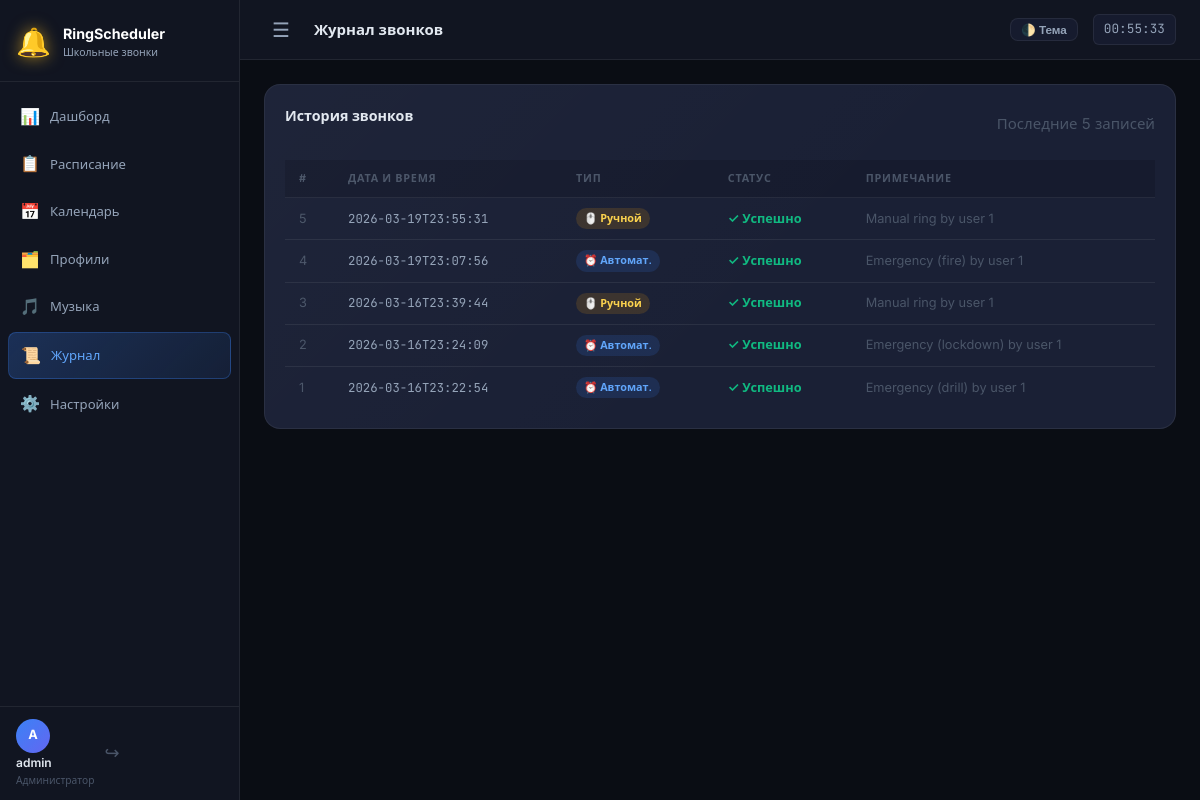
The app's page /log (signed in) with its own data.
### tables this page shows
CREATE TABLE users (
            id INTEGER PRIMARY KEY AUTOINCREMENT,
            username TEXT UNIQUE NOT NULL,
            password_hash TEXT NOT NULL,
            is_admin INTEGER NOT NULL DEFAULT 0
        );

CREATE TABLE ring_log (
            id INTEGER PRIMARY KEY AUTOINCREMENT,
            profile_id INTEGER,
            bell_id INTEGER,
            triggered_at TEXT NOT NULL,
            trigger_type TEXT DEFAULT 'auto',
            success INTEGER DEFAULT 1,
            notes TEXT DEFAULT ''
        );

### app.py (the view)
    @app.route("/log")
    @login_required
    def log_view():
        ring_log = db.get_ring_log(100)
        return render_template("log.html", ring_log=ring_log)

### auth.py (called while the page is built)
def login_required(f):
    @functools.wraps(f)
    def decorated(*args, **kwargs):
        if SESSION_KEY not in session:
            return redirect(url_for("auth.login", next=request.path))
        user = db.get_user_by_id(session[SESSION_KEY])
        if not user:
            session.clear()
            return redirect(url_for("auth.login"))
        g.user = user
        return f(*args, **kwargs)
    return decorated

### database.py (called while the page is built)
def get_db():
    conn = sqlite3.connect(DB_PATH)
    conn.row_factory = sqlite3.Row
    conn.execute("PRAGMA journal_mode=WAL")
    conn.execute("PRAGMA foreign_keys=ON")
    return conn

def get_user_by_id(uid):
    conn = get_db()
    row = conn.execute("SELECT * FROM users WHERE id = ?", (uid,)).fetchone()
    conn.close()
    return dict(row) if row else None

def get_ring_log(limit=50):
    conn = get_db()
    rows = conn.execute(
        "SELECT * FROM ring_log ORDER BY id DESC LIMIT ?", (limit,)
    ).fetchall()
    conn.close()
    return [dict(r) for r in rows]

### templates/log.html (shortened to what this page needs)
{% extends "base.html" %}
{% block page_title %}Журнал звонков{% endblock %}
{% block content %}
<div class="card">
    <div class="card-header-row">
        <h3 class="card-title">История звонков</h3>
        <span class="text-muted">Последние {{ ring_log|length }} записей</span>
    </div>
    {% if ring_log %}
    <div class="table-responsive">
        <table class="data-table">
            <thead>
                <tr>
                    <th>#</th>
                    <th>Дата и время</th>
                    <th>Тип</th>
                    <th>Статус</th>
                    <th>Примечание</th>
                </tr>
            </thead>
            <tbody>
                {% for entry in ring_log %}
                <tr>
                    <td class="text-muted">{{ entry.id }}</td>
                    <td><span class="mono">{{ entry.triggered_at }}</span></td>
                    <td>
                        {% if entry.trigger_type == 'manual' %}
                        <span class="badge badge-manual">🖱️ Ручной</span>
                        {% else %}
                        <span class="badge badge-auto">⏰ Автомат.</span>
                        {% endif %}
                    </td>
                    <td>
                        {% if entry.success %}
                        <span class="status-ok">✓ Успешно</span>
                        {% else %}
                        <span class="status-fail">✗ Ошибка</span>
                        {% endif %}
                    </td>
                    <td class="text-muted">{{ entry.notes or '—' }}</td>
                </tr>
                {% endfor %}
            </tbody>
        </table>
    </div>
    {% else %}
    <div class="empty-state">
        <span>📋</span>
        <p>Журнал пуст. Звонков ещё не было.</p>
    </div>
    {% endif %}
</div>
{% endblock %}

### templates/base.html (shortened to what this page needs)
<!DOCTYPE html>
<html lang="ru">
<head>
    <link rel="stylesheet" href="{{ url_for('static', filename='css/style.css') }}">
</head>
<body>
    <div class="layout">
        <aside class="sidebar" id="sidebar">
            <div class="sidebar-header">
                <div class="logo">
                    <span class="logo-icon">🔔</span>
                    <div class="logo-text">
                        <span class="logo-title">RingScheduler</span>
                        <span class="logo-sub">Школьные звонки</span>
                    </div>
                </div>
            </div>
            <nav class="sidebar-nav">
                <a href="{{ url_for('dashboard') }}"
                    class="nav-item {% if request.endpoint == 'dashboard' %}active{% endif %}">
                    <span class="nav-icon">📊</span>
                    <span>Дашборд</span>
                </a>
                <a href="{{ url_for('schedule') }}"
                    class="nav-item {% if request.endpoint == 'schedule' %}active{% endif %}">
                    <span class="nav-icon">📋</span>
                    <span>Расписание</span>
                </a>
                <a href="{{ url_for('calendar') }}"
                    class="nav-item {% if request.endpoint == 'calendar' %}active{% endif %}">
                    <span class="nav-icon">📅</span>
                    <span>Календарь</span>
                </a>
                <a href="{{ url_for('profiles') }}"
                    class="nav-item {% if request.endpoint == 'profiles' %}active{% endif %}">
                    <span class="nav-icon">🗂️</span>
                    <span>Профили</span>
                </a>
                <a href="{{ url_for('music') }}"
                    class="nav-item {% if request.endpoint == 'music' %}active{% endif %}">
                    <span class="nav-icon">🎵</span>
                    <span>Музыка</span>
                </a>
                <a href="{{ url_for('log_view') }}"
                    class="nav-item {% if request.endpoint == 'log_view' %}active{% endif %}">
                    <span class="nav-icon">📜</span>
                    <span>Журнал</span>
                </a>
                {% if current_user and current_user.is_admin %}
                <a href="{{ url_for('settings') }}"
                    class="nav-item {% if request.endpoint == 'settings' %}active{% endif %}">
                    <span class="nav-icon">⚙️</span>
                    <span>Настройки</span>
                </a>
                {% endif %}
            </nav>
            <div class="sidebar-footer">
                <div class="user-info">
                    <div class="user-avatar">{{ (current_user.username[0] if current_user else 'A')|upper }}</div>
                    <div class="user-details">
                        <span class="user-name">{{ current_user.username if current_user else 'Гость' }}</span>
                        <span class="user-role">{{ 'Администратор' if current_user and current_user.is_admin else
                            'Пользователь' }}</span>
                    </div>
                </div>
                <a href="{{ url_for('auth.logout') }}" class="btn-logout" title="Выйти">&#x21AA;</a>
            </div>
        </aside>
        <main class="main-content">
            <div class="topbar">
                <button class="sidebar-toggle" onclick="toggleSidebar()" id="sidebarToggle">☰</button>
                <div class="topbar-title">{% block page_title %}{% endblock %}</div>
                <div class="topbar-actions" style="display: flex; align-items: center; gap: 15px;">
                    <button id="themeToggleBtn" class="btn btn-ghost btn-sm" onclick="toggleTheme()" title="Переключить тему">🌓 Тема</button>
                    <div class="topbar-time" id="topbarTime"></div>
                </div>
            </div>
            <div class="content-area">
                {% block content %}{% endblock %}
            </div>
        </main>
    </div>
</body>
</html>

### records on screen
users: username "A", username "admin", is_admin "Администратор"
ring_log: id "5", triggered_at "2026-03-19T23:55:31", trigger_type "🖱️ Ручной", success "✓ Успешно", notes "Manual ring by user 1"
ring_log: id "4", triggered_at "2026-03-19T23:07:56", trigger_type "⏰ Автомат.", success "✓ Успешно", notes "Emergency (fire) by user 1"
ring_log: id "3", triggered_at "2026-03-16T23:39:44", trigger_type "🖱️ Ручной", success "✓ Успешно", notes "Manual ring by user 1"
ring_log: id "2", triggered_at "2026-03-16T23:24:09", trigger_type "⏰ Автомат.", success "✓ Успешно", notes "Emergency (lockdown) by user 1"
ring_log: id "1", triggered_at "2026-03-16T23:22:54", trigger_type "⏰ Автомат.", success "✓ Успешно", notes "Emergency (drill) by user 1"

### other values on screen
{{ ring_log|length }} "5"
